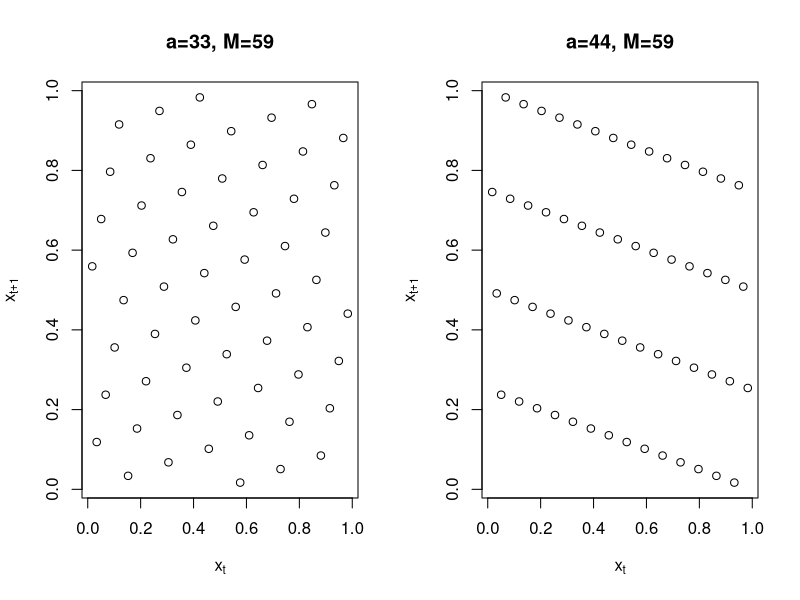

Source code (R):
## ---- chunk 1
knitr::opts_chunk$set(echo = TRUE)
## ---- chunk 2
MCG <- function(n, seed=1, a=33, M=59) {
  r <- rep(0, n+1)
  r[1] <- seed 
  for (i in 2:(n+1)) {
    r[i] <- (a*r[i-1])%%M
  }
  r <- r[-1]/M
  return(r)
}
par(mfcol=c(1,2))
x <- MCG(n=59, a=33, M=59)      
plot(x[-59], x[-1], xlab=expression(x[t]), ylab=expression(x[t+1]), main="a=33, M=59")
x <- MCG(n=59, a=44, M=59)      
plot(x[-59], x[-1], xlab=expression(x[t]), ylab=expression(x[t+1]), main="a=44, M=59")
